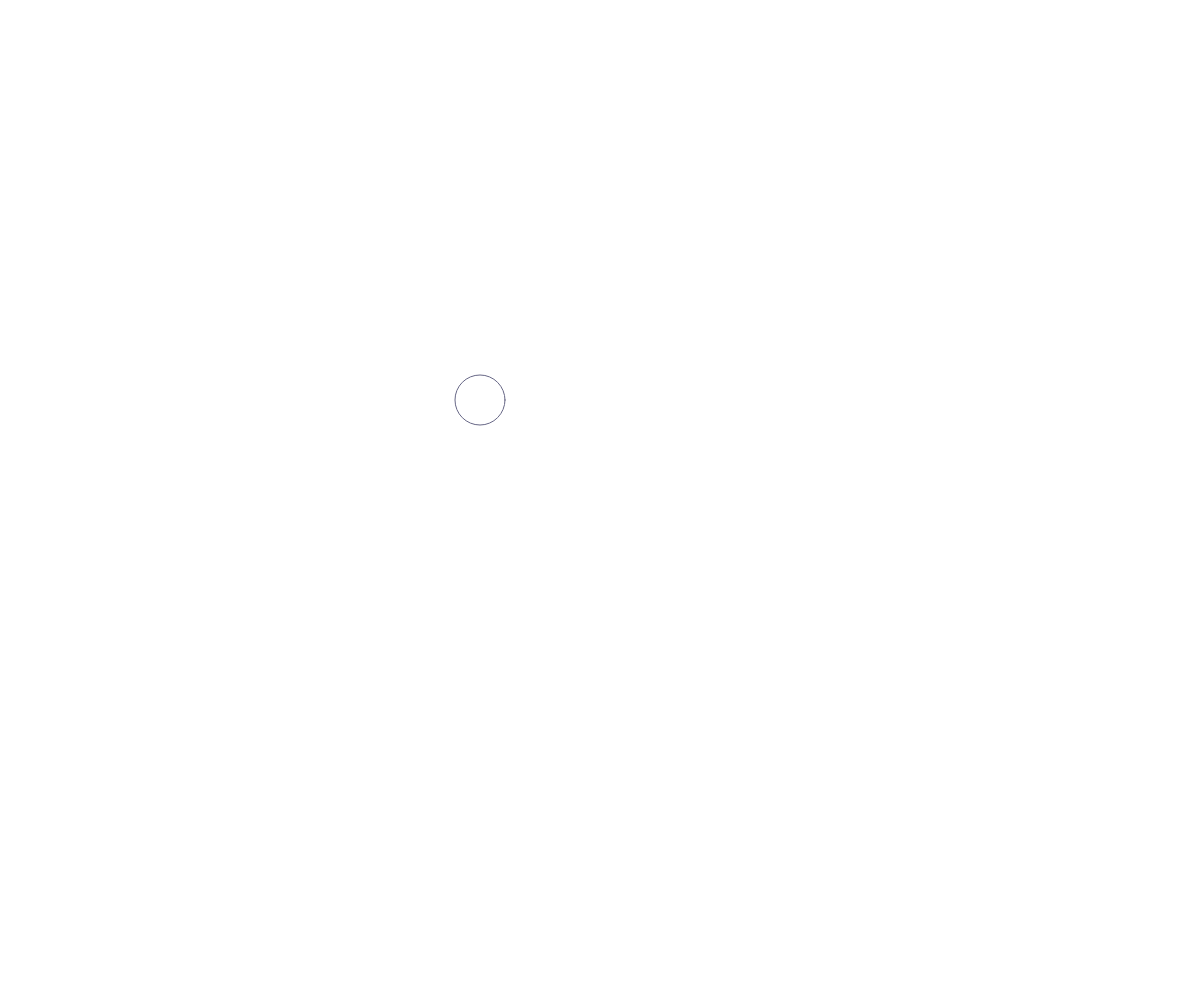
Frame 1 (no input)
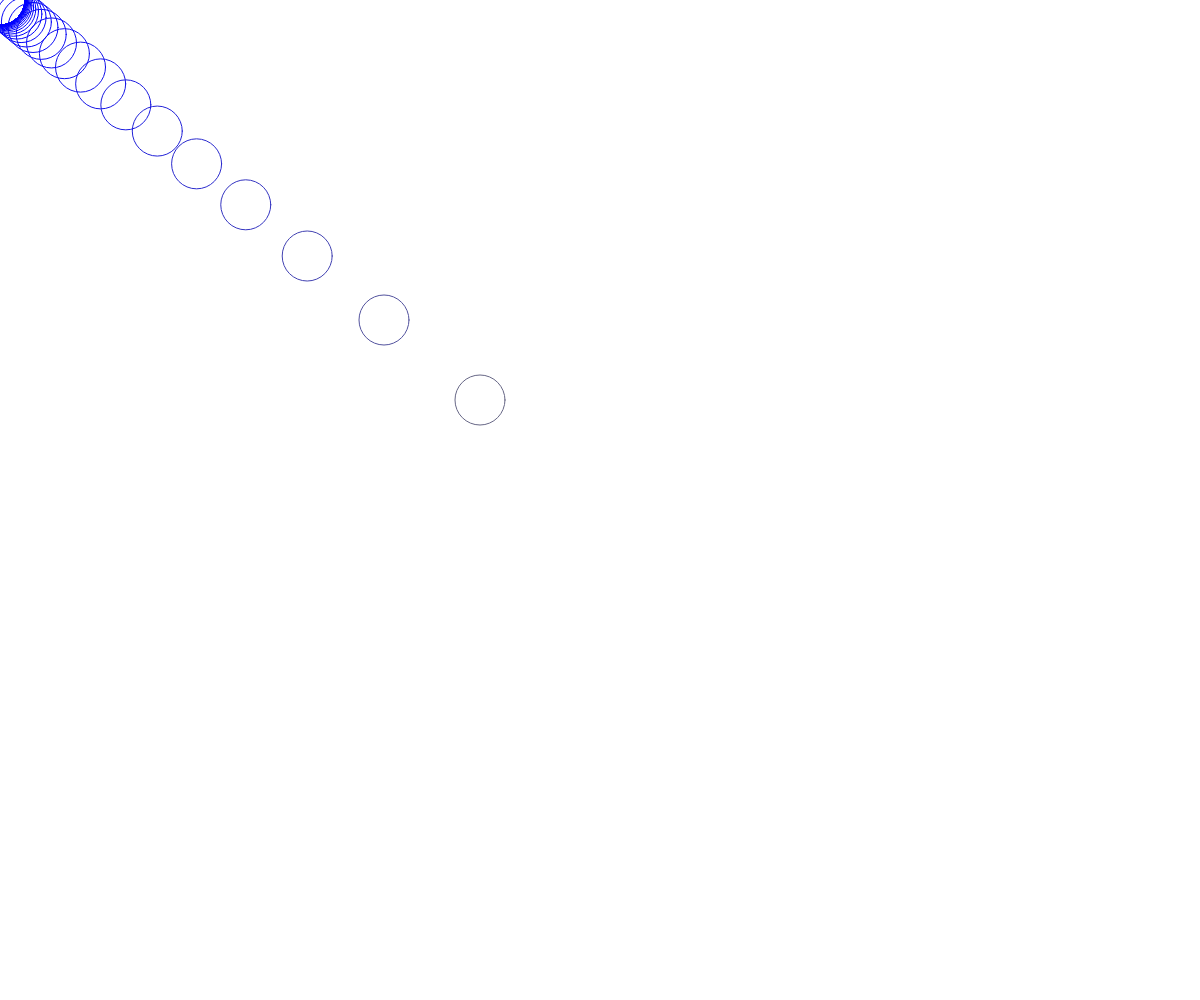
Frame 60 (no input)
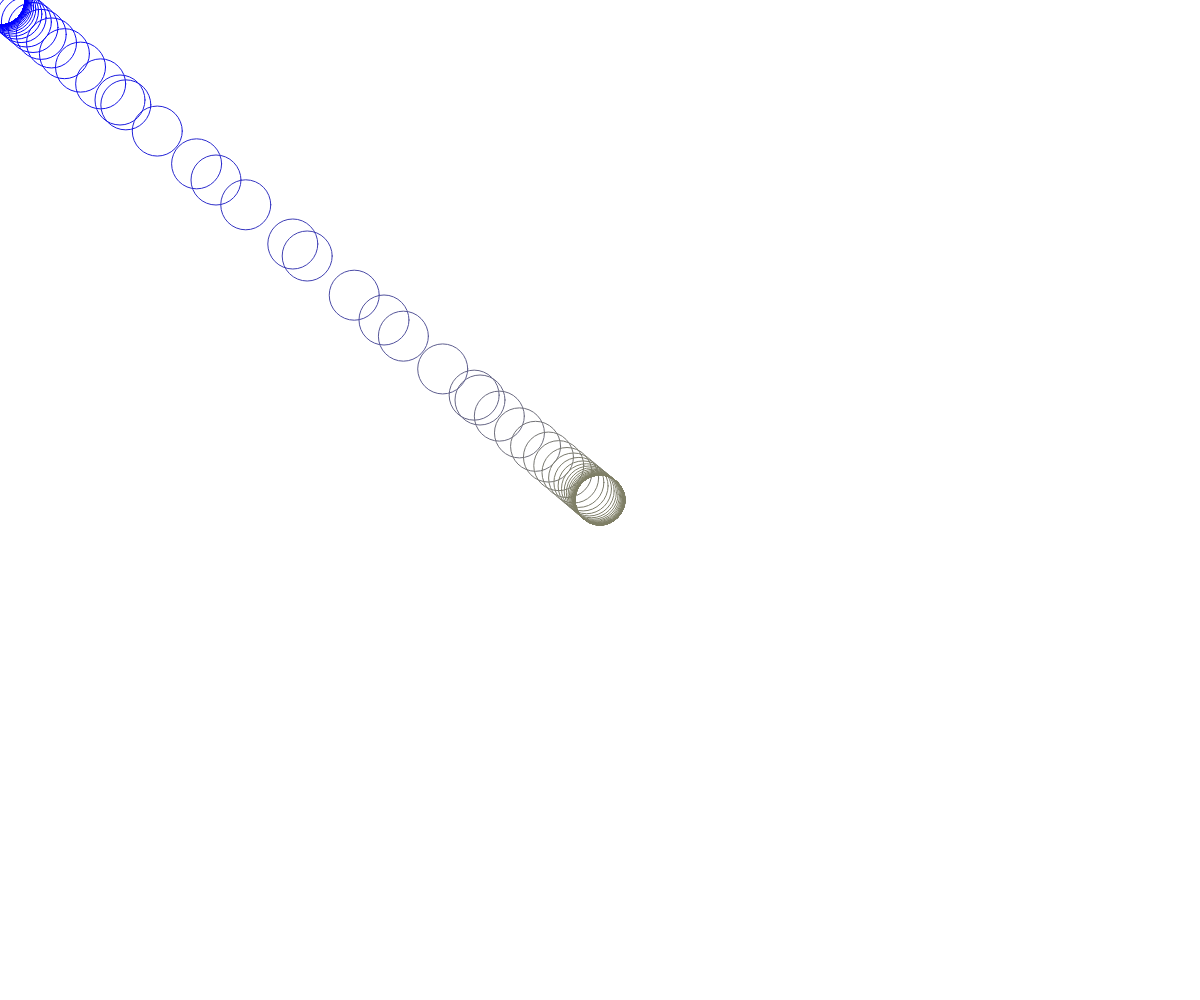
Frame 120 (the mouse pressed at the canvas centre since frame 60)

The p5.js sketch that drew these frames (run headless with seeded random() and noise() and a simulated clock; from frame 60 on, the mouse is pressed at the canvas centre):

// p5.js sketch
// ── sketch.js
// MouseWheel, Map ,Lerp
// Sami
// Sep 25, 2024

let x, y, d = 50;

function setup() {
  createCanvas(windowWidth, windowHeight);
  x = width/2; y = height/2;
  noFill();
}

function draw() {
  //background(220);

  x = lerp(x, mouseX, 0.20)
  y = lerp(y, mouseY, 0.20)

  let r = map(x, 0, width, 0, 255);
  let g = map(y, 0, height, 0, 255);
  let b = map(x, 0, height, 255, 0);
  stroke(r,g,b);

  circle(x, y, d)
}
